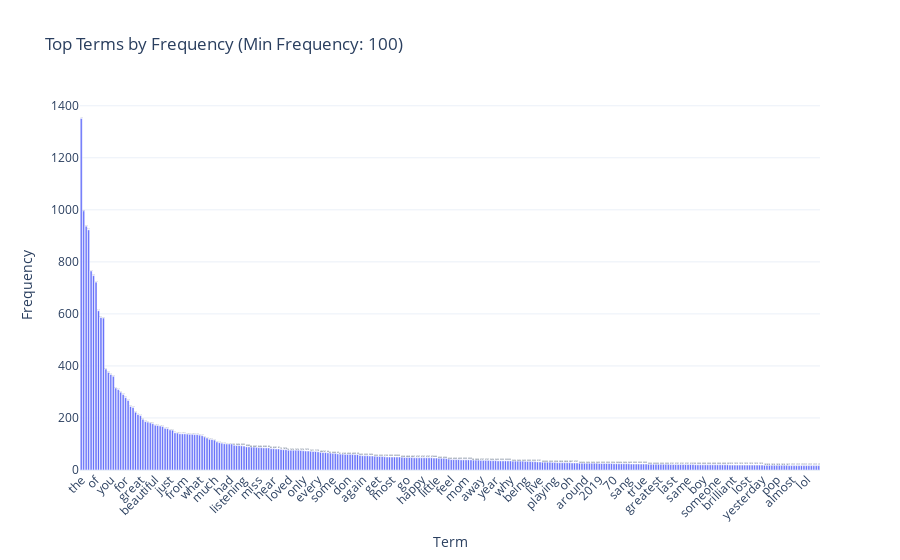

The notebook cell saved with this chart:
### Markdown cell above
### **>>> Exercise 14:**

### Code cell
# Set a frequency threshold
min_frequency = 100  # Adjust as necessary
filtered_terms = term_frequency_df[term_frequency_df['Frequency'] > min_frequency]

# Create a DataFrame for Plotly
term_frequency_df = pd.DataFrame({'Term': feature_names, 'Frequency': term_frequencies})

# Optionally filter for the top N terms (for example, top 300)
top_n = 300
top_terms = term_frequency_df.nlargest(top_n, 'Frequency')

# Create an interactive bar chart with Plotly for filtered terms
fig = px.bar(
    top_terms,
    x='Term',
    y='Frequency',
    title=f'Top Terms by Frequency (Min Frequency: {min_frequency})',
    labels={'Frequency': 'Frequency'},
    text='Frequency',
    template='plotly_white'
)

# Update layout for better visibility
fig.update_traces(texttemplate='%{text:.2s}', textposition='outside')
fig.update_layout(xaxis_tickangle=-45, height=600)

# Show the plot
fig.show()

### Figure 1 — Plotly figure (JSON) as saved in the notebook; plotly's stock layout.template omitted (floating-point values rounded to 4 significant figures; data arrays with more than 128 entries replaced by an {"elided": "..."} marker saying what was removed)
{"data": [{"alignmentgroup": "True", "hovertemplate": "Term=%{x}<br>Frequency=%{text}<extra></extra>", "legendgroup": "", "marker": {"color": "#636efa", "pattern": {"shape": ""}}, "name": "", "offsetgroup": "", "orientation": "v", "showlegend": false, "text": {"elided": "300 int values"}, "textposition": "outside", "texttemplate": "%{text:.2s}", "type": "bar", "x": {"elided": "300 str values"}, "xaxis": "x", "y": {"elided": "300 int values"}, "yaxis": "y"}], "layout": {"autosize": true, "barmode": "relative", "legend": {"tracegroupgap": 0}, "title": {"text": "Top Terms by Frequency (Min Frequency: 100)"}, "xaxis": {"anchor": "y", "autorange": true, "domain": [0, 1], "range": [-0.5, 299.5], "tickangle": -45, "title": {"text": "Term"}, "type": "category"}, "yaxis": {"anchor": "x", "autorange": true, "domain": [0, 1], "range": [0, 1422.0], "title": {"text": "Frequency"}, "type": "linear"}}}
